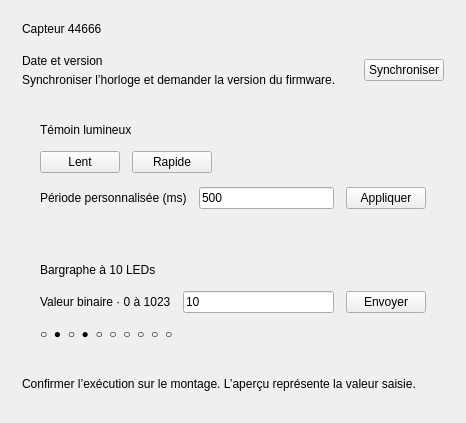
                  <widget class="QWidget" name="hardwarePage">
                    <layout class="QVBoxLayout" name="hardwareLayout">
                      <property name="spacing">
                        <number>18</number>
                      </property>
                      <property name="leftMargin">
                        <number>0</number>
                      </property>
                      <property name="topMargin">
                        <number>0</number>
                      </property>
                      <property name="rightMargin">
                        <number>0</number>
                      </property>
                      <property name="bottomMargin">
                        <number>0</number>
                      </property>
                      <item>
                        <widget class="QFrame" name="commandsGroup">
                          <layout class="QVBoxLayout" name="commandsLayout">
                            <property name="spacing">
                              <number>18</number>
                            </property>
                            <property name="leftMargin">
                              <number>22</number>
                            </property>
                            <property name="topMargin">
                              <number>22</number>
                            </property>
                            <property name="rightMargin">
                              <number>22</number>
                            </property>
                            <property name="bottomMargin">
                              <number>22</number>
                            </property>
                            <item>
                              <widget class="QLabel" name="commandTargetLabel">
                                <property name="text">
                                  <string>Capteur 44666</string>
                                </property>
                              </widget>
                            </item>
                            <item>
                              <layout class="QHBoxLayout" name="syncRow">
                                <property name="spacing">
                                  <number>18</number>
                                </property>
                                <item>
                                  <layout class="QVBoxLayout" name="syncTitles">
                                    <property name="spacing">
                                      <number>5</number>
                                    </property>
                                    <item>
                                      <widget class="QLabel" name="syncTitle">
                                        <property name="text">
                                          <string>Date et version</string>
                                        </property>
                                      </widget>
                                    </item>
                                    <item>
                                      <widget class="QLabel" name="syncHint">
                                        <property name="text">
                                          <string>Synchroniser l’horloge et demander la version du firmware.</string>
                                        </property>
                                      </widget>
                                    </item>
                                  </layout>
                                </item>
                                <item>
                                  <spacer name="syncStretch">
                                    <property name="orientation">
                                      <enum>Qt::Horizontal</enum>
                                    </property>
                                    <property name="sizeHint" stdset="0">
                                      <size>
                                        <width>10</width>
                                        <height>10</height>
                                      </size>
                                    </property>
                                  </spacer>
                                </item>
                                <item>
                                  <widget class="QPushButton" name="btnSynchroDateTime">
                                    <property name="text">
                                      <string>Synchroniser</string>
                                    </property>
                                  </widget>
                                </item>
                              </layout>
                            </item>
                            <item>
                              <widget class="QFrame" name="ledPanel">
                                <layout class="QVBoxLayout" name="ledLayout">
                                  <property name="spacing">
                                    <number>14</number>
                                  </property>
                                  <property name="leftMargin">
                                    <number>18</number>
                                  </property>
                                  <property name="topMargin">
                                    <number>18</number>
                                  </property>
                                  <property name="rightMargin">
                                    <number>18</number>
                                  </property>
                                  <property name="bottomMargin">
                                    <number>18</number>
                                  </property>
                                  <item>
                                    <widget class="QLabel" name="ledTitle">
                                      <property name="text">
                                        <string>Témoin lumineux</string>
                                      </property>
                                    </widget>
                                  </item>
                                  <item>
                                    <layout class="QHBoxLayout" name="ledPresets">
                                      <property name="spacing">
                                        <number>12</number>
                                      </property>
                                      <item>
                                        <widget class="QPushButton" name="btnSlowBlink">
                                          <property name="text">
                                            <string>Lent</string>
                                          </property>
                                        </widget>
                                      </item>
                                      <item>
                                        <widget class="QPushButton" name="btnFastBlink">
                                          <property name="text">
                                            <string>Rapide</string>
                                          </property>
                                        </widget>
                                      </item>
                                      <item>
                                        <spacer name="ledStretch">
                                          <property name="orientation">
                                            <enum>Qt::Horizontal</enum>
                                          </property>
                                          <property name="sizeHint" stdset="0">
                                            <size>
                                              <width>10</width>
                                              <height>10</height>
                                            </size>
                                          </property>
                                        </spacer>
                                      </item>
                                    </layout>
                                  </item>
                                  <item>
                                    <layout class="QHBoxLayout" name="customBlinkRow">
                                      <property name="spacing">
                                        <number>12</number>
                                      </property>
                                      <item>
                                        <widget class="QLabel" name="blinkCaption">
                                          <property name="text">
                                            <string>Période personnalisée (ms)</string>
                                          </property>
                                        </widget>
                                      </item>
                                      <item>
                                        <widget class="QLineEdit" name="lneBlink">
                                          <property name="text">
                                            <string>500</string>
                                          </property>
                                        </widget>
                                      </item>
                                      <item>
                                        <widget class="QPushButton" name="btnBlink">
                                          <property name="text">
                                            <string>Appliquer</string>
                                          </property>
                                        </widget>
                                      </item>
                                    </layout>
                                  </item>
                                </layout>
                              </widget>
                            </item>
                            <item>
                              <widget class="QFrame" name="barPanel">
                                <layout class="QVBoxLayout" name="barLayout">
                                  <property name="spacing">
                                    <number>14</number>
                                  </property>
                                  <property name="leftMargin">
                                    <number>18</number>
                                  </property>
                                  <property name="topMargin">
                                    <number>18</number>
                                  </property>
                                  <property name="rightMargin">
                                    <number>18</number>
                                  </property>
                                  <property name="bottomMargin">
                                    <number>18</number>
                                  </property>
                                  <item>
                                    <widget class="QLabel" name="barTitle">
                                      <property name="text">
                                        <string>Bargraphe à 10 LEDs</string>
                                      </property>
                                    </widget>
                                  </item>
                                  <item>
                                    <layout class="QHBoxLayout" name="bargraphRow">
                                      <property name="spacing">
                                        <number>12</number>
                                      </property>
                                      <item>
                                        <widget class="QLabel" name="bargraphCaption">
                                          <property name="text">
                                            <string>Valeur binaire · 0 à 1023</string>
                                          </property>
                                        </widget>
                                      </item>
                                      <item>
                                        <widget class="QLineEdit" name="lneBargraph">
                                          <property name="text">
                                            <string>10</string>
                                          </property>
                                        </widget>
                                      </item>
                                      <item>
                                        <widget class="QPushButton" name="btnBargraph">
                                          <property name="text">
                                            <string>Envoyer</string>
                                          </property>
                                        </widget>
                                      </item>
                                    </layout>
                                  </item>
                                  <item>
                                    <widget class="QLabel" name="bargraphPreview">
                                      <property name="text">
                                        <string>○  ●  ○  ●  ○  ○  ○  ○  ○  ○</string>
                                      </property>
                                    </widget>
                                  </item>
                                </layout>
                              </widget>
                            </item>
                            <item>
                              <widget class="QLabel" name="commandHint">
                                <property name="text">
                                  <string>Confirmer l’exécution sur le montage. L’aperçu représente la valeur saisie.</string>
                                </property>
                                <property name="wordWrap">
                                  <bool>true</bool>
                                </property>
                              </widget>
                            </item>
                          </layout>
                        </widget>
                      </item>
                      <item>
                        <spacer name="hardwareStretch">
                          <property name="orientation">
                            <enum>Qt::Vertical</enum>
                          </property>
                          <property name="sizeHint" stdset="0">
                            <size>
                              <width>10</width>
                              <height>10</height>
                            </size>
                          </property>
                        </spacer>
                      </item>
                    </layout>
                  </widget>
